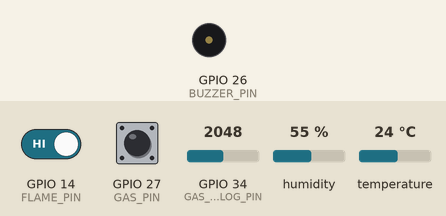
Recording of a sketch running on a simulated ESP32. Shown: buzzer (waves = sounding, pin HIGH). The inputs (shaded band) are chosen by the test bench; at power-on: temperature 24 °C, GPIO 14 (FLAME_PIN) HIGH, GPIO 27 (GAS_PIN) HIGH, GPIO 34 (GAS_ANALOG_PIN) = 2048, humidity 55 %. WiFi joins after 1.5 s; servers stay silent unless stated; the local clock reads 2024-03-15 10:24:30 at power-on unless the sketch sets it; what the sketch prints to the serial monitor is not drawn.

Above: at 4.8 s.
4.9 s: temperature set to 39 °C
8.7 s: temperature set to 42 °C
At 9.9 s:
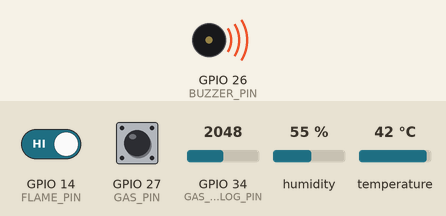
Timing chart, 0 to 11.7 s (numbered marks = the images above; inputs shaded):
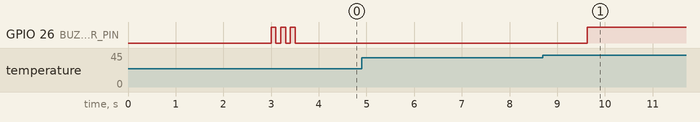

Measured:
- the behaviour switches between 40 and 41 °C on temperature (found by bisection; images 0 and 1)
- after the input at 4.9 s, every drawn part: stays the same
- after the input at 8.7 s, GPIO 26 (BUZZER_PIN): LOW → HIGH after 0.93 s

The sketch:

fire_alarm.ino
```cpp
/*
 * Hostel Fire Alarm System - ESP32 Firmware
 * Sensors: DHT11 (temp), MQ-2 (gas), Flame Sensor
 * Sends data to Firebase Realtime Database
 *
 * Libraries required (install via Arduino Library Manager):
 *   - Firebase ESP32 Client  by Mobizt
 *   - DHT sensor library     by Adafruit
 *   - Adafruit Unified Sensor by Adafruit
 */

#include <WiFi.h>
#include <FirebaseESP32.h>
#include <DHT.h>
#include <time.h>

// ─── WiFi & Firebase Config ───────────────────────────────────────────────────
#define WIFI_SSID       "vivo Y28s 5G"
#define WIFI_PASSWORD   "shubham2309"
#define FIREBASE_HOST   ""
#define FIREBASE_AUTH   ""

// ─── Pin Definitions ──────────────────────────────────────────────────────────
#define DHT_PIN         4       // DHT11 data pin
#define DHT_TYPE        DHT11
#define FLAME_PIN       14      // Flame sensor digital output (LOW = fire)
#define GAS_PIN         27      // MQ-2 digital output (LOW = gas detected)
#define GAS_ANALOG_PIN  34      // MQ-2 analog output (optional, read-only)
#define BUZZER_PIN      26      // Active buzzer

// ─── Thresholds ───────────────────────────────────────────────────────────────
#define TEMP_THRESHOLD  40.0    // °C — trigger alert above this
#define SEND_INTERVAL   3000    // ms between Firebase pushes

// ─── Objects ──────────────────────────────────────────────────────────────────
DHT dht(DHT_PIN, DHT_TYPE);
FirebaseData fbData;
FirebaseAuth fbAuth;
FirebaseConfig fbConfig;

// ─── State ────────────────────────────────────────────────────────────────────
bool lastAlertState  = false;
unsigned long lastSendTime = 0;

// ─── Get ISO 8601 Timestamp ───────────────────────────────────────────────────
String getTimestamp() {
  struct tm timeinfo;
  if (!getLocalTime(&timeinfo)) return "1970-01-01T00:00:00Z";
  char buf[25];
  strftime(buf, sizeof(buf), "%Y-%m-%dT%H:%M:%SZ", &timeinfo);
  return String(buf);
}

// ─── Buzzer Control ───────────────────────────────────────────────────────────
void setBuzzer(bool on) {
  digitalWrite(BUZZER_PIN, on ? HIGH : LOW);
}

// ─── WiFi Connection ──────────────────────────────────────────────────────────
void connectWiFi() {
  Serial.print("Connecting to WiFi");
  WiFi.begin(WIFI_SSID, WIFI_PASSWORD);
  int attempts = 0;
  while (WiFi.status() != WL_CONNECTED && attempts < 20) {
    delay(500);
    Serial.print(".");
    attempts++;
  }
  if (WiFi.status() == WL_CONNECTED) {
    Serial.println("\nWiFi connected: " + WiFi.localIP().toString());
    // Sync time via NTP (needed for timestamps)
    configTime(0, 0, "pool.ntp.org", "time.nist.gov");
    delay(1500);
  } else {
    Serial.println("\nWiFi FAILED — running in offline mode");
  }
}

// ─── Firebase Initialization ─────────────────────────────────────────────────
void initFirebase() {
  fbConfig.host = FIREBASE_HOST;
  fbConfig.signer.tokens.legacy_token = FIREBASE_AUTH;
  Firebase.begin(&fbConfig, &fbAuth);
  Firebase.reconnectWiFi(true);
  fbData.setResponseSize(1024);
  Serial.println("Firebase initialized");
}

// ─── Sensor Data Structure ────────────────────────────────────────────────────
struct SensorData {
  float temperature;
  float humidity;
  bool  flameDetected;
  bool  gasDetected;
  int   gasAnalog;
  bool  alertActive;
};

// ─── Read All Sensors ─────────────────────────────────────────────────────────
SensorData readSensors() {
  SensorData s;
  s.temperature   = dht.readTemperature();
  s.humidity      = dht.readHumidity();
  s.flameDetected = (digitalRead(FLAME_PIN) == LOW); // LOW = fire detected
  s.gasDetected   = (digitalRead(GAS_PIN)   == LOW); // LOW = gas detected
  s.gasAnalog     = analogRead(GAS_ANALOG_PIN);      // 0–4095

  // Sanitize NaN from DHT read failures
  if (isnan(s.temperature)) s.temperature = 0.0;
  if (isnan(s.humidity))    s.humidity    = 0.0;

  s.alertActive = s.flameDetected ||
                  s.gasDetected   ||
                  (s.temperature > TEMP_THRESHOLD);
  return s;
}

// ─── Push Sensor Data to Firebase ────────────────────────────────────────────
void pushToFirebase(const SensorData& s) {
  String ts     = getTimestamp();
  String status = s.alertActive ? "ALERT" : "SAFE";

  // Always update sensor readings
  Firebase.setFloat(fbData,  "/sensors/temperature", s.temperature);
  Firebase.setFloat(fbData,  "/sensors/humidity",    s.humidity);
  Firebase.setBool(fbData,   "/sensors/flame",       s.flameDetected);
  Firebase.setBool(fbData,   "/sensors/gas",         s.gasDetected);
  Firebase.setInt(fbData,    "/sensors/gasAnalog",   s.gasAnalog);
  Firebase.setString(fbData, "/sensors/timestamp",   ts);
  Firebase.setString(fbData, "/sensors/status",      status);

  // Only update /alert node on state change (prevents backend spam)
  if (s.alertActive != lastAlertState) {
    Firebase.setBool(fbData,   "/alert/active",    s.alertActive);
    Firebase.setString(fbData, "/alert/timestamp", ts);
    Firebase.setString(fbData, "/alert/reason",
      s.flameDetected ? "FLAME_DETECTED"   :
      s.gasDetected   ? "GAS_DETECTED"     : "HIGH_TEMPERATURE");

    lastAlertState = s.alertActive;
    Serial.println(s.alertActive ? ">>> ALERT TRIGGERED <<<" : ">>> ALERT CLEARED <<<");
  }

  Serial.printf("[%s] Temp:%.1f°C Hum:%.1f%% Flame:%d Gas:%d(%d) Status:%s\n",
    ts.c_str(), s.temperature, s.humidity,
    s.flameDetected, s.gasDetected, s.gasAnalog, status.c_str());
}

// ─── Setup ────────────────────────────────────────────────────────────────────
void setup() {
  Serial.begin(115200);

  pinMode(FLAME_PIN,  INPUT);
  pinMode(GAS_PIN,    INPUT);
  pinMode(BUZZER_PIN, OUTPUT);
  setBuzzer(false);

  dht.begin();
  connectWiFi();
  initFirebase();

  // Startup confirmation beeps
  for (int i = 0; i < 3; i++) {
    setBuzzer(true);  delay(100);
    setBuzzer(false); delay(100);
  }

  Serial.println("System ready. Monitoring started.");
}

// ─── Main Loop ────────────────────────────────────────────────────────────────
void loop() {
  // Auto-reconnect WiFi if dropped
  if (WiFi.status() != WL_CONNECTED) {
    Serial.println("WiFi lost — reconnecting...");
    connectWiFi();
    return;
  }

  unsigned long now = millis();
  if (now - lastSendTime >= SEND_INTERVAL) {
    lastSendTime = now;

    SensorData s = readSensors();
    setBuzzer(s.alertActive);   // Buzzer ON during any alert condition
    pushToFirebase(s);
  }
}
```
